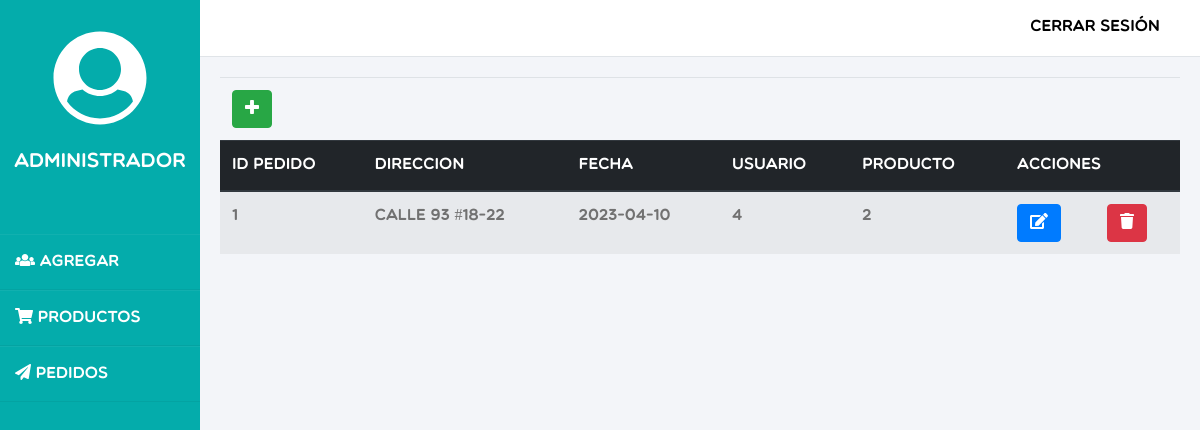
/admin/pedidos/pedido.php, run on the app's committed database.
### tables this page shows
CREATE TABLE `pedido` (
  `id_pedido` int(11) NOT NULL,
  `direccion` varchar(45) DEFAULT NULL,
  `fecha` date DEFAULT NULL,
  `usuario_id_usuario` int(11) NOT NULL,
  `producto_id_producto` int(11) NOT NULL
);

### admin/pedidos/pedido.php (the view, shortened to what this page needs)
<?php
    include_once("../../conexion.php");
    $sentencia = $pdo->prepare("SELECT * FROM pedido");
    $sentencia->execute();
    $pedidos = $sentencia->fetchAll(PDO::FETCH_OBJ);
?>
<!DOCTYPE html>
<html lang="en">
<head>
    <link rel="stylesheet" href="../../css/bootstrap.css">
    <link rel="stylesheet" href="../../css/user.css">
</head>
<body>
    <div class="wrapper">
        <div class="sidebar">
            <section><i class="fas fa-user-circle fa-6x"></i>
                <br></br>
                <h5>Administrador</h5>
            </section>
            <ul>
                <li><a href="../admin.php"><i class="fas fa-users"></i> Agregar</a></li>
                <li><a href="../productos/producto.php"><i class="fas fa-shopping-cart"></i> Productos</a></li>
                <li><a href="pedido.php"><i class="fas fa-paper-plane"></i> Pedidos</a></li>
            </ul>
        </div>
        <div class="main_content">
            <div class="header">
                <ul>
                    <li class="nav">
                        <a class="exit" href="../../logout.php">
                            Cerrar Sesión
                        </a>
                    </li>
                </ul>
            </div>
            <div class="info">
                <table class="table table-striped">
                    <thead class="thead-dark">
                        <tr>
                            <td colspan="9"><button type="button" class="btn btn-success" data-toggle="modal"
                                    data-target="#exampleModal"><i class="fas fa-plus"></i></button></td>
                        </tr>
                        <tr>
                            <th>ID Pedido</th>
                            <th>Direccion</th>
                            <th>Fecha</th>
                            <th>Usuario</th>
                            <th>Producto</th>
                            <th colspan="2">Acciones</th>
                        </tr>
                    </thead>
                    <tbody>
                        <?php foreach($pedidos as $pedido){ ?>
                        <tr>
                            <td><?php echo $pedido->id_pedido ?></td>
                            <td><?php echo $pedido->direccion ?></td>
                            <td><?php echo $pedido->fecha ?></td>
                            <td><?php echo $pedido->usuario_id_usuario ?></td>
                            <td><?php echo $pedido->producto_id_producto ?></td>
                            <td><a href="<?php echo "editar.php?id_pedido=" . $pedido->id_pedido?>"><button
                                        class="btn btn-primary"><i class="fas fa-edit"></i></button></a></td>
                            <td><a href="<?php echo "eliminar.php?id_pedido=" . $pedido->id_pedido?>"><button
                                        class="btn btn-danger"><i class="fas fa-trash"></i></button></a>
                            </td>
                        </tr>
                        <?php } ?>
                    </tbody>
                </table>
            </div>
        </div>
</body>
</html>

### css/user.css (style rules this page uses)
* { margin: 0; padding: 0; box-sizing: border-box; list-style: none; text-decoration: none; font-family: Multicolore; }
body { background-color: #f3f5f9; }
.wrapper { display: flex; position: relative; }
.wrapper .sidebar { width: 200px; height: 100%; background: #04acab; padding: 30px 0px; position: fixed; }
.wrapper .sidebar section { text-align: center; color: white; margin-bottom: 60px; }
.wrapper .sidebar ul li { padding: 15px; padding-left: 15px; border-bottom: 1px solid #bdb8d7; border-bottom: 1px solid rgba(0,0,0,0.05); border-top: 1px solid rgba(255,255,255,0.05); }
.wrapper .sidebar ul li a { color: white; display: block; }
.wrapper .main_content { width: 100%; margin-left: 200px; }
.wrapper .main_content .header { padding: 20px; background: #fff; color: #717171; border-bottom: 1px solid #e0e4e8; }
.main_content .header .nav .exit { cursor: pointer; width: 180PX; position: absolute; right: 15px; top: 15px; text-align: center; color: black; }
.wrapper .main_content .info { margin: 20px; color: #717171; line-height: 25px; }

### data on the page
pedido: id_pedido "1", direccion "calle 93 #18-22", fecha "2023-04-10", usuario_id_usuario "4", producto_id_producto "2"
